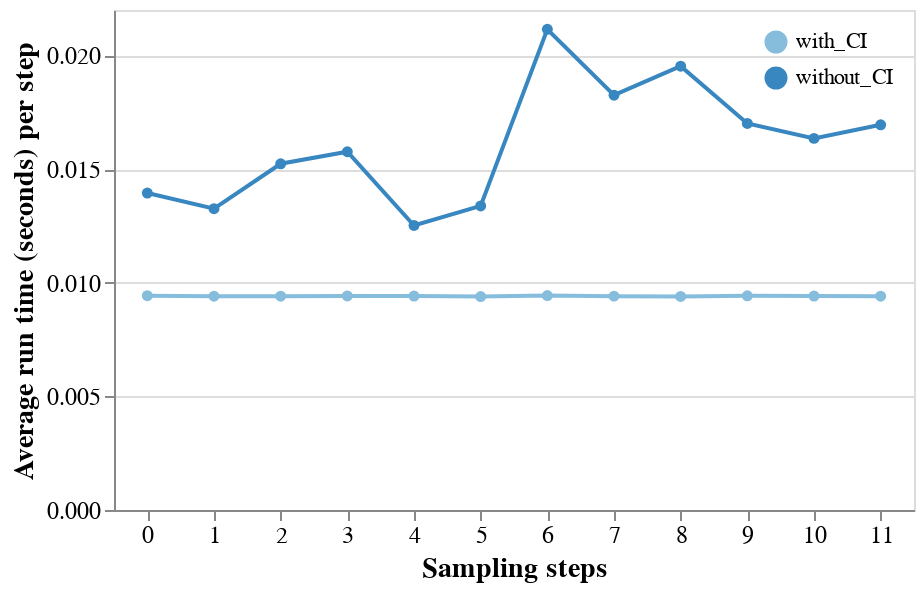

The notebook cell this image was saved under:
### Code cell
ci_chart = alt.Chart(df3_melt).mark_line(point=True).encode(
    alt.X('step:N', axis=alt.Axis(title="Sampling steps",
                                 labelAngle=0)),
    alt.Y('value:Q', axis=alt.Axis(title="Average run time (seconds) per step", 
                                  tickCount=6, labelAngle=0)),
    color=alt.Color('variable:O', 
                    legend=alt.Legend(title="", orient="top-right", offset=10))
).properties(height=250, width=400)
ci_chart

### Figure 1 — Vega-Lite specification as saved in the notebook (floating-point values rounded to 4 significant figures)
{"$schema": "https://vega.github.io/schema/vega-lite/v2.6.0.json", "config": {"axis": {"labelFont": "SF Mono", "labelFontSize": 12, "titleFont": "SF Mono", "titleFontSize": 14}, "header": {"labelFont": "SF Mono", "labelFontSize": 11, "titleFont": "SF Mono", "titleFontSize": 11}, "legend": {"labelFont": "SF Mono", "labelFontSize": 11, "titleFont": "SF Mono", "titleFontSize": 12}, "text": {"font": "SF Mono", "fontSize": 12}, "title": {"font": "SF Mono", "fontSize": 14}, "view": {"height": 400, "width": 500}}, "data": {"name": "data-a66fd278643c33f68f83e4a37db5bc7c"}, "datasets": {"data-a66fd278643c33f68f83e4a37db5bc7c": [{"step": 0, "value": 0.01395, "variable": "without_CI"}, {"step": 1, "value": 0.01326, "variable": "without_CI"}, {"step": 2, "value": 0.01523, "variable": "without_CI"}, {"step": 3, "value": 0.01576, "variable": "without_CI"}, {"step": 4, "value": 0.01252, "variable": "without_CI"}, {"step": 5, "value": 0.01338, "variable": "without_CI"}, {"step": 6, "value": 0.02115, "variable": "without_CI"}, {"step": 7, "value": 0.01825, "variable": "without_CI"}, {"step": 8, "value": 0.01953, "variable": "without_CI"}, {"step": 9, "value": 0.01701, "variable": "without_CI"}, {"step": 10, "value": 0.01635, "variable": "without_CI"}, {"step": 11, "value": 0.01695, "variable": "without_CI"}, {"step": 0, "value": 0.00943, "variable": "with_CI"}, {"step": 1, "value": 0.009406, "variable": "with_CI"}, {"step": 2, "value": 0.009407, "variable": "with_CI"}, {"step": 3, "value": 0.009417, "variable": "with_CI"}, {"step": 4, "value": 0.009414, "variable": "with_CI"}, {"step": 5, "value": 0.009391, "variable": "with_CI"}, {"step": 6, "value": 0.009434, "variable": "with_CI"}, {"step": 7, "value": 0.00941, "variable": "with_CI"}, {"step": 8, "value": 0.009398, "variable": "with_CI"}, {"step": 9, "value": 0.009425, "variable": "with_CI"}, {"step": 10, "value": 0.009416, "variable": "with_CI"}, {"step": 11, "value": 0.009408, "variable": "with_CI"}]}, "encoding": {"color": {"field": "variable", "legend": {"offset": 10, "orient": "top-right", "title": ""}, "type": "ordinal"}, "x": {"axis": {"labelAngle": 0, "title": "Sampling steps"}, "field": "step", "type": "nominal"}, "y": {"axis": {"labelAngle": 0, "tickCount": 6, "title": "Average run time (seconds) per step"}, "field": "value", "type": "quantitative"}}, "height": 250, "mark": {"point": true, "type": "line"}, "width": 400}
